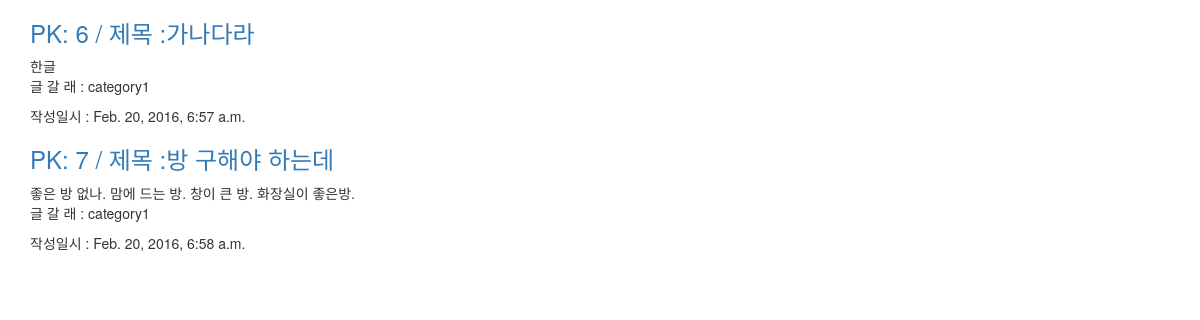
Before: / with the older database file.
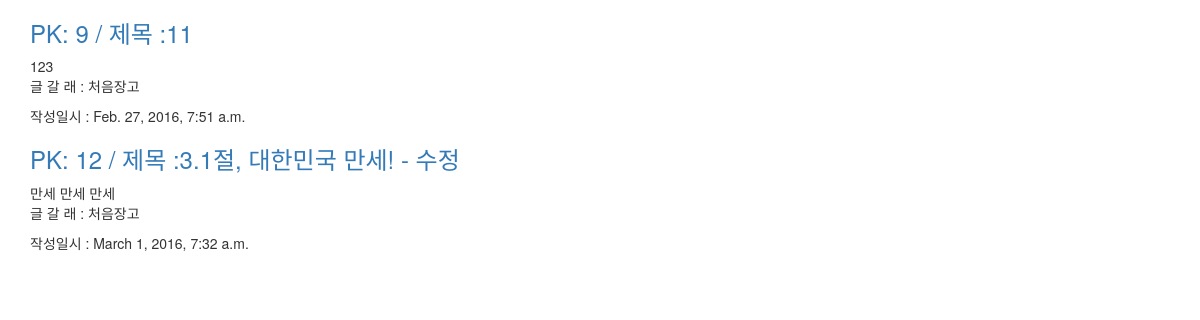
After: the same page with the newer database file.
### blog/models.py (models this page shows, shortened)
class Post(models.Model):
    user = models.ForeignKey(settings.AUTH_USER_MODEL)
    category = models.ForeignKey(Category)
    title = models.CharField(max_length=200, db_index=True)
    content = models.TextField()
    tags = models.ManyToManyField('Tag', blank=True)
    created_at = models.DateTimeField(auto_now_add=True)
    updated_at = models.DateTimeField(auto_now=True)
    is_model_field = False

class Category(models.Model):
    name = models.CharField(max_length=40)

### blog/views.py (the view)
# urls.py: url(r'^$', blog_views.list_posts, name="list_posts"),
def list_posts(request):
    all_posts = Post.objects.all()
    per_page = 2
    current_page = request.GET.get('page', 1)
    pagi = Paginator(all_posts, per_page)
    try:
        pg = pagi.page(current_page)
    except PageNotAnInteger:
        pg = pagi.page(1)
    except EmptyPage:
        pg = []
    return render(request, 'list_posts.html', {
        'posts' : pg,
    })

### blog/templates/list_posts.html (shortened to what this page needs)
{% extends 'blog_layout.html' %}
{% load bootstrap3 %}
{% block content %}
      {% for post in posts %}
  <div class = 'post_container'>
      <h3><a href="{% url 'view_post' pk=post.pk %}">
        PK: {{post.pk}} / 제목 :{{post.title}}</a></h3>
    <div class = 'post_content'>
      {{post.content}}
    </div>
    <div>
    <p> 글 갈 래 : {{post.category.name}}</p>
    <p> 작성일시 : {{post.created_at}}</p>
</div>
  </div>
  {% empty %}
  <p>글이 전혀 없습니다.</p>
  {% endfor %}
{% endblock %}

### blog/templates/blog_layout.html (shortened to what this page needs)
{% load bootstrap3 %}
<!DOCTYPE html>
<html>
    <head>
        {% bootstrap_css %}
    </head>
    <body class="container">
{% block content %}{% endblock %}
    </body>
</html>

Changed rows visible on the page:
removed Post: pk "6", title "가나다라", content "한글", category.name "category1", created_at "Feb. 20, 2016, 6:57 a.m."
removed Post: pk "7", title "방 구해야 하는데", content "좋은 방 없나. 맘에 드는 방. 창이 큰 방. 화장실이 좋은방.", category.name "category1", created_at "Feb. 20, 2016, 6:58 a.m."
now on this page (row unchanged): Post: pk "9", title "11", content "123", category.name "처음장고", created_at "Feb. 27, 2016, 7:51 a.m."
now on this page (row unchanged): Post: pk "12", title "3.1절, 대한민국 만세! - 수정", content "만세 만세 만세", category.name "처음장고", created_at "March 1, 2016, 7:32 a.m."
